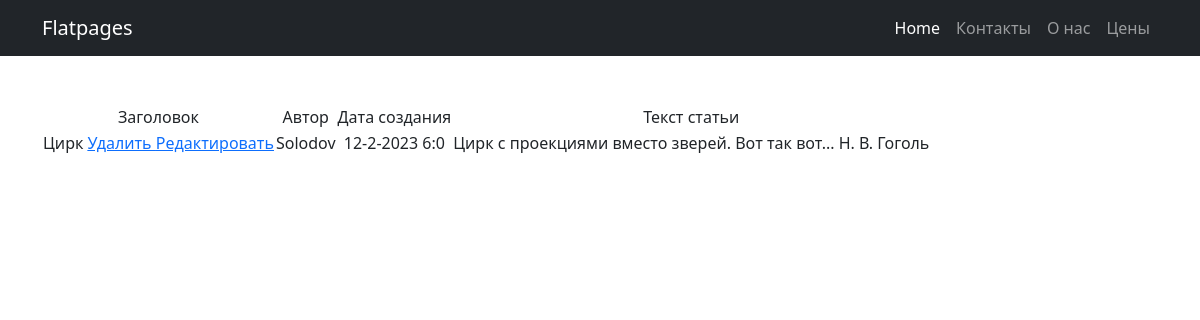
Screenshot of /news/7 with the database file from the repository.
### news/models.py (models this page shows, shortened)
class Post(models.Model):
    authorArticle = models.ForeignKey(Author, on_delete=models.CASCADE)
    article = 'AR'
    news = 'NW'
    TEXT = [
        (article, 'Статья'),
        (news, 'Новость')
    ]
    textContent = models.CharField(max_length=2,
                                   choices=TEXT,
                                   default=news)
    creationTime = models.DateTimeField(auto_now_add=True)
    textCategory = models.ManyToManyField(Category, through='PostCategory')
    header = models.CharField(max_length=255)
    postText = models.TextField()
    rating = models.IntegerField(default=1)

class Author(models.Model):
    account = models.OneToOneField(User, on_delete=models.CASCADE)
    ratingAuthor = models.IntegerField(default=0)

### news/views.py (the view)
# urls.py: path('<int:pk>', NewsDetailView.as_view(), name='news'),
class NewsDetailView(DetailView):
    template_name = 'news.html'
    context_object_name = 'news'
    queryset = Post.objects.all()

### templates/news.html (shortened to what this page needs)
{% extends 'flatpages/default.html' %}
{% load custom_filters %}
{% block content %}
    {% if news %}
        <table>
            <tr>
                <td>
                    Заголовок
                </td>
				<td>
                    Автор
                </td>
                <td>
                    Дата создания
                </td>
                <td>
                    Текст статьи
                </td>
            </tr>
            <tr>
                <td>
                    {{ news.header}}
					<a href="{% url 'news_delete' news.id %}"><u> Удалить </u></a>
	                <a href="{% url 'news_update' news.id %}"><u> Редактировать </u></a>
                </td>
				<td>
                    {{ news.authorArticle.account}}
                </td>
                <td>
		   {{ news.creationTime.day}}-{{ news.creationTime.month}}-{{news.creationTime.year}} {{ news.creationTime.hour}}:{{ news.creationTime.minute}}
                </td>
                <td>
                    {{ news.postText}}
                </td>
            </tr>
        </table>
    {% else %}
        <h2>Новостей нет!</h2>
    {% endif %}
{% endblock content %}

### rows the page displays
Post: header "Цирк", authorArticle.account "Solodov", creationTime.day "12", creationTime.month "2", creationTime.year "2023", creationTime.hour "6", creationTime.minute "0", postText "Цирк с проекциями вместо зверей. Вот так вот... Н. В. Гоголь"
